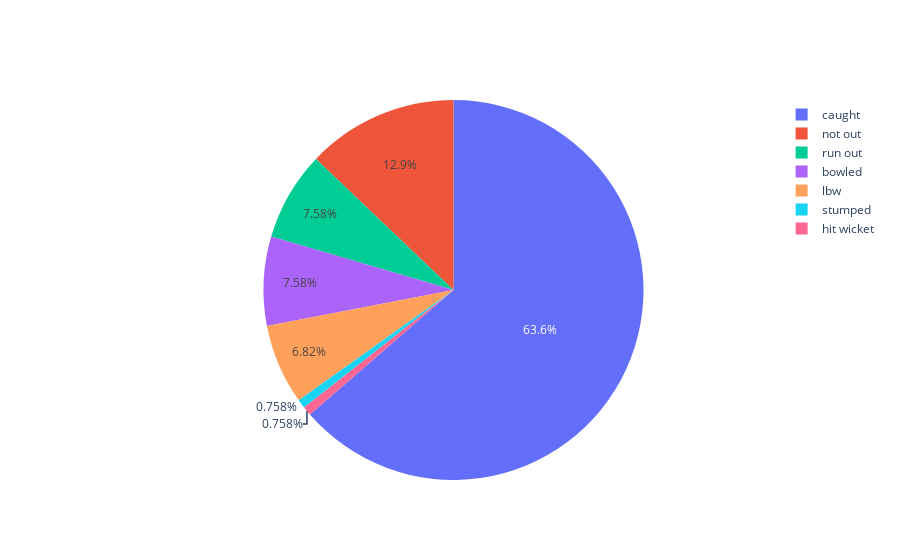

The cell this chart's notebook holds for it:
### Code cell
fig = go.Figure(data=[go.Pie(labels=label, values=counts)])
fig.show()

### Figure 1 — Plotly figure (JSON) as saved in the notebook; plotly's stock layout.template omitted (floating-point values rounded to 4 significant figures)
{"data": [{"labels": ["caught", "not out", "run out", "bowled", "lbw", "stumped", "hit wicket"], "type": "pie", "values": [84, 17, 10, 10, 9, 1, 1]}], "layout": {}}
